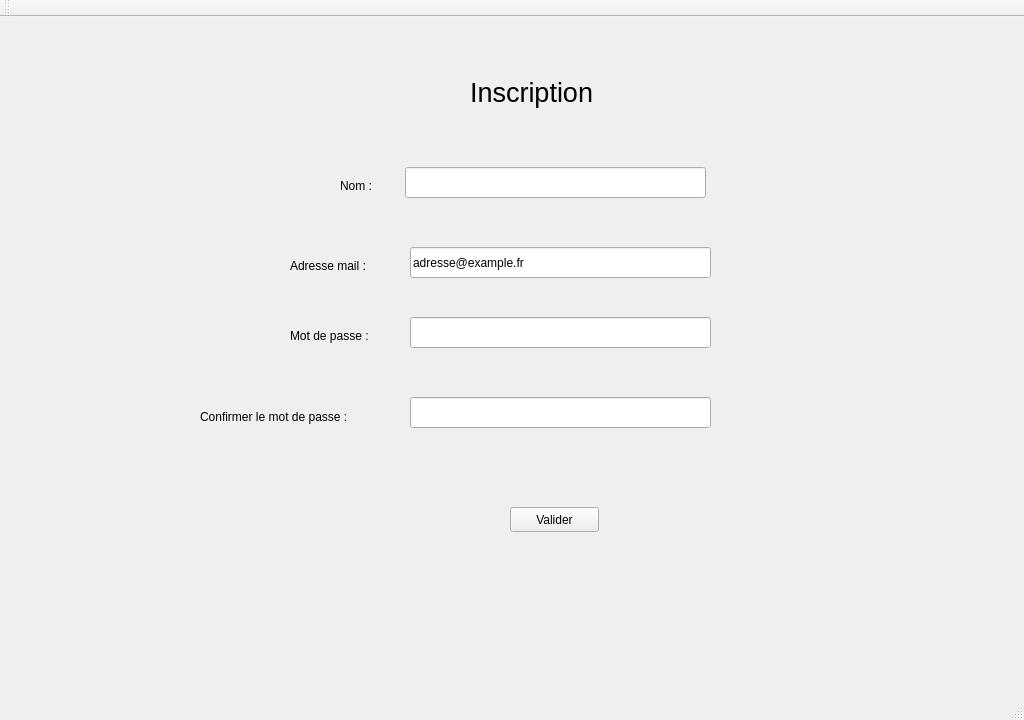
<?xml version="1.0" encoding="UTF-8"?>
<ui version="4.0">
 <class>GestionnaireCompte</class>
 <widget class="QMainWindow" name="GestionnaireCompte">
  <property name="geometry">
   <rect>
    <x>0</x>
    <y>0</y>
    <width>1024</width>
    <height>720</height>
   </rect>
  </property>
  <property name="windowTitle">
   <string>Trottipret</string>
  </property>
  <widget class="QWidget" name="centralWidget">
   <widget class="QLabel" name="titre">
    <property name="geometry">
     <rect>
      <x>470</x>
      <y>50</y>
      <width>141</width>
      <height>51</height>
     </rect>
    </property>
    <property name="sizePolicy">
     <sizepolicy hsizetype="Maximum" vsizetype="Maximum">
      <horstretch>0</horstretch>
      <verstretch>0</verstretch>
     </sizepolicy>
    </property>
    <property name="minimumSize">
     <size>
      <width>0</width>
      <height>0</height>
     </size>
    </property>
    <property name="text">
     <string>&lt;html&gt;&lt;head/&gt;&lt;body&gt;&lt;p&gt;&lt;span style=&quot; font-size:20pt;&quot;&gt;Inscription&lt;/span&gt;&lt;/p&gt;&lt;/body&gt;&lt;/html&gt;</string>
    </property>
   </widget>
   <widget class="QLabel" name="adresse">
    <property name="geometry">
     <rect>
      <x>290</x>
      <y>240</y>
      <width>101</width>
      <height>17</height>
     </rect>
    </property>
    <property name="text">
     <string>Adresse mail :</string>
    </property>
   </widget>
   <widget class="QLabel" name="mdp">
    <property name="geometry">
     <rect>
      <x>290</x>
      <y>310</y>
      <width>101</width>
      <height>17</height>
     </rect>
    </property>
    <property name="text">
     <string>Mot de passe :</string>
    </property>
   </widget>
   <widget class="QLineEdit" name="textMdp">
    <property name="geometry">
     <rect>
      <x>410</x>
      <y>300</y>
      <width>301</width>
      <height>31</height>
     </rect>
    </property>
   </widget>
   <widget class="QLineEdit" name="textAdresse">
    <property name="geometry">
     <rect>
      <x>410</x>
      <y>230</y>
      <width>301</width>
      <height>31</height>
     </rect>
    </property>
    <property name="text">
     <string>adresse@example.fr</string>
    </property>
   </widget>
   <widget class="QLineEdit" name="textNom">
    <property name="geometry">
     <rect>
      <x>405</x>
      <y>150</y>
      <width>301</width>
      <height>31</height>
     </rect>
    </property>
    <property name="text">
     <string/>
    </property>
   </widget>
   <widget class="QLabel" name="nom">
    <property name="geometry">
     <rect>
      <x>340</x>
      <y>160</y>
      <width>41</width>
      <height>17</height>
     </rect>
    </property>
    <property name="text">
     <string>Nom :</string>
    </property>
   </widget>
   <widget class="QLineEdit" name="textMdp_2">
    <property name="geometry">
     <rect>
      <x>410</x>
      <y>380</y>
      <width>301</width>
      <height>31</height>
     </rect>
    </property>
   </widget>
   <widget class="QLabel" name="mdp_2">
    <property name="geometry">
     <rect>
      <x>200</x>
      <y>390</y>
      <width>191</width>
      <height>20</height>
     </rect>
    </property>
    <property name="text">
     <string>Confirmer le mot de passe :</string>
    </property>
   </widget>
   <widget class="QPushButton" name="pushButton">
    <property name="geometry">
     <rect>
      <x>510</x>
      <y>490</y>
      <width>89</width>
      <height>25</height>
     </rect>
    </property>
    <property name="text">
     <string>Valider</string>
    </property>
   </widget>
  </widget>
  <widget class="QMenuBar" name="menuBar">
   <property name="geometry">
    <rect>
     <x>0</x>
     <y>0</y>
     <width>1024</width>
     <height>22</height>
    </rect>
   </property>
  </widget>
  <widget class="QToolBar" name="mainToolBar">
   <attribute name="toolBarArea">
    <enum>TopToolBarArea</enum>
   </attribute>
   <attribute name="toolBarBreak">
    <bool>false</bool>
   </attribute>
  </widget>
  <widget class="QStatusBar" name="statusBar"/>
 </widget>
 <layoutdefault spacing="6" margin="11"/>
 <resources/>
 <connections/>
</ui>
